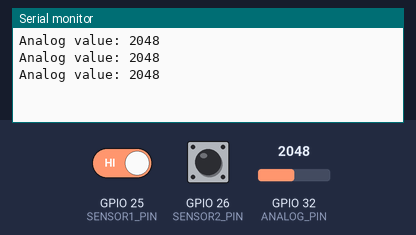
The sketch below on a simulated ESP32. Parts: the last lines printed to the serial monitor. The test bench sets the inputs (shaded band); at power-on: GPIO 32 (ANALOG_PIN) = 2048, GPIO 26 (SENSOR2_PIN) HIGH, GPIO 25 (SENSOR1_PIN) HIGH.

Above: at 1.3 s.
1.4 s: GPIO 32 (ANALOG_PIN) set to 2866
At 1.9 s:
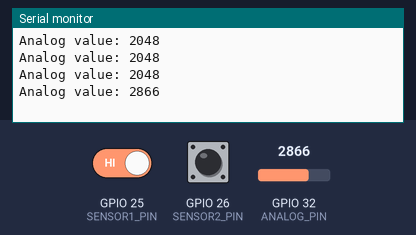
2.9 s: GPIO 32 (ANALOG_PIN) set to 3603
At 3.4 s:
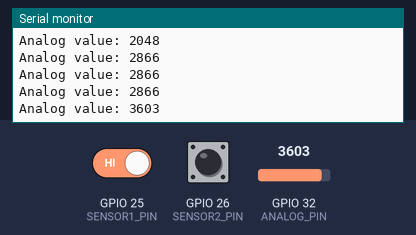
4.4 s: GPIO 26 (SENSOR2_PIN) pulsed LOW 2 times (0.12 s each, 0.3 s apart)
Timing chart, 0 to 7.4 s (numbered marks = the images above; inputs shaded):
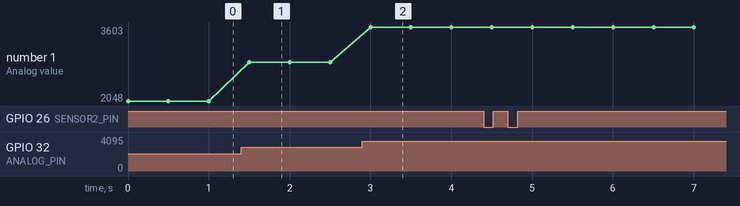

Measured:
- after the input at 1.4 s, the serial monitor: prints a new line after 0.10 s (image 1)
- after the input at 2.9 s, the serial monitor: prints a new line after 0.10 s (image 2)
- plotted number 1: 2048 → 2866 after the input at 1.4 s, 2866 → 3603 after the input at 2.9 s

The sketch:

Halleffect_sensor.ino
```cpp
#define SENSOR1_PIN 25  // GPIO pin 4
#define SENSOR2_PIN 26  // GPIO pin 5
#define ANALOG_PIN 32

bool Dir = false;
long Count;
bool New = false;
void IRAM_ATTR sensor1Interrupt() {
  if(digitalRead(SENSOR1_PIN)){
    Count++;
    Dir=true;
  }else{
    Count--;
    Dir=false;
  }
  New = true;
}


void setup() {
  Serial.begin(115200);
  pinMode(SENSOR1_PIN, INPUT_PULLUP);
  pinMode(SENSOR2_PIN, INPUT_PULLUP);
  attachInterrupt(digitalPinToInterrupt(SENSOR2_PIN), sensor1Interrupt, RISING);
  pinMode(ANALOG_PIN, INPUT);
}

void loop() {

  if (New) {
    New = false;
    Serial.print("Distance: ");
    Serial.print(Count);
    Serial.print("  Direction: ");
    Serial.println(Dir);
  }
  int analogValue = analogRead(ANALOG_PIN);
  Serial.print("Analog value: ");
  Serial.println(analogValue);
  delay(500);
}
```
